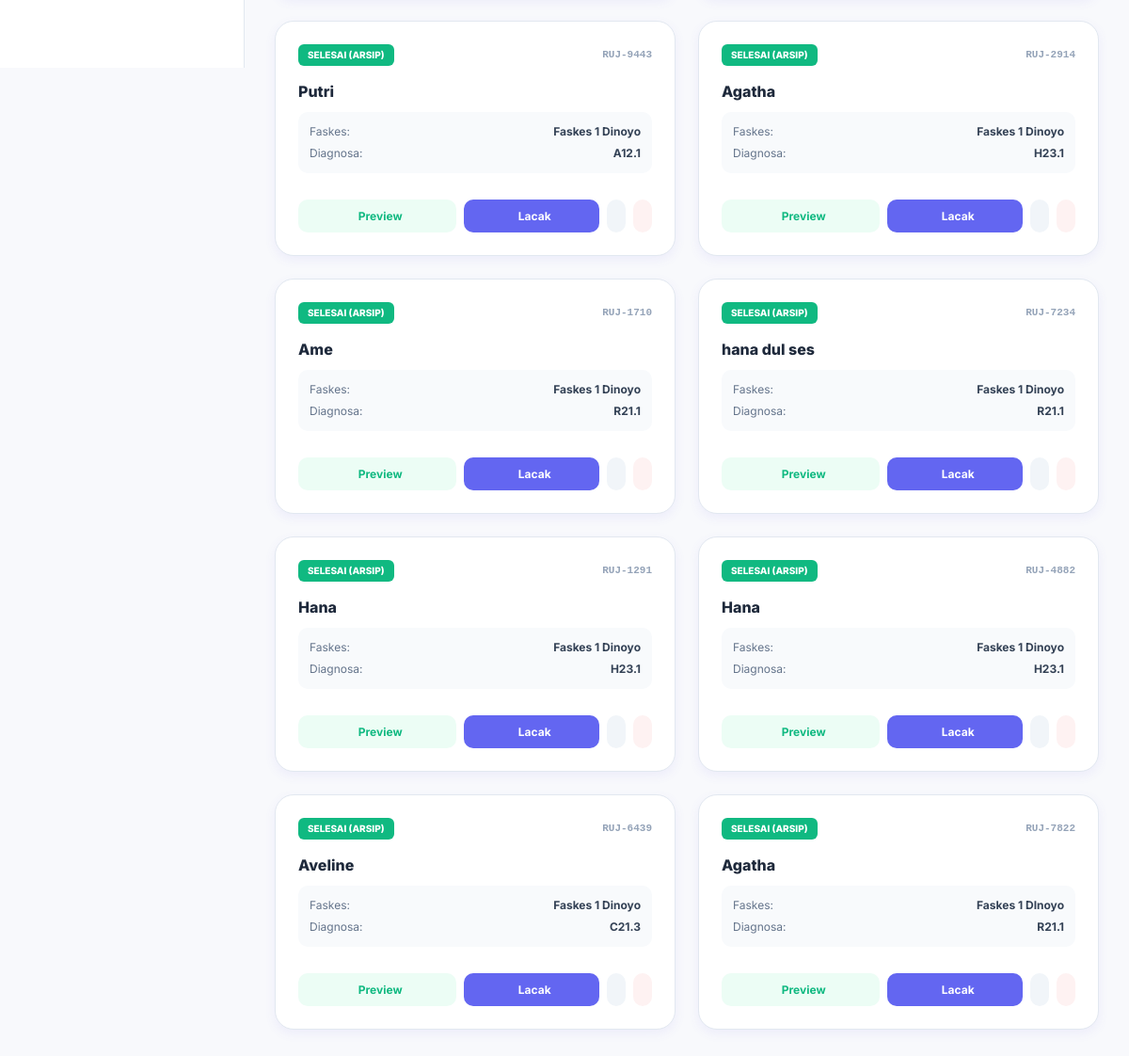
Before: /referral_explorer.php (lower part) with the older database file.
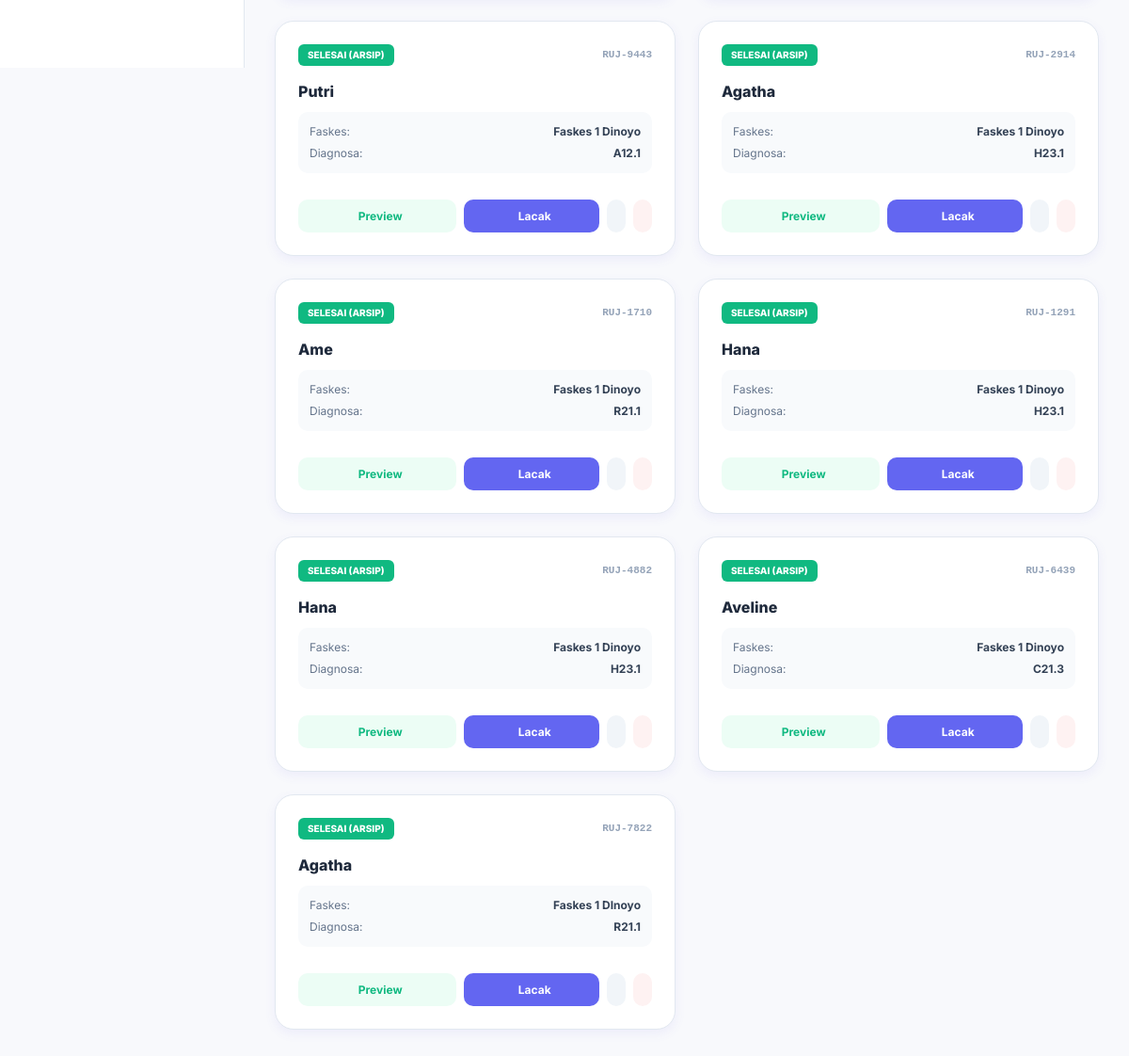
After: the same page with the newer database file.
### tables this page shows
CREATE TABLE referrals (
        id INTEGER PRIMARY KEY AUTOINCREMENT,
        referral_id TEXT UNIQUE NOT NULL,
        patient_name TEXT NOT NULL,
        patient_wa TEXT,
        faskes_wa TEXT,
        category TEXT,
        origin_faskes TEXT,
        insurance_type TEXT,
        card_number TEXT,
        diagnosis_initial TEXT,
        icd10 TEXT,
        therapy_initial TEXT,
        spec_diagnosis TEXT,
        follow_up_plan TEXT,
        letter_date TEXT,
        expiry_date TEXT,
        received_date TEXT,
        replied_at DATETIME,
        status_flow TEXT DEFAULT 'ENTRY',
        created_at DATETIME DEFAULT CURRENT_TIMESTAMP
    , faskes_kab_kota TEXT, faskes_tingkat TEXT, target_poli TEXT, target_kota TEXT, patient_status_peserta TEXT, medical_notes TEXT, doctor_name TEXT, birth_date TEXT, gender TEXT, is_deleted INTEGER DEFAULT 0, faskes_alamat TEXT, faskes_telp TEXT, faskes_email TEXT, nik TEXT, verified_by TEXT, final_destination TEXT);

### config.php (called while the page is built, shortened)
<?php
$db_file = __DIR__ . '/dms_hospital.sqlite';
try {
    $pdo = new PDO("sqlite:" . $db_file);
    $pdo->setAttribute(PDO::ATTR_ERRMODE, PDO::ERRMODE_EXCEPTION);
    $pdo->setAttribute(PDO::ATTR_DEFAULT_FETCH_MODE, PDO::FETCH_ASSOC);
    class SQLiteCompatibilityLayer {
        private $pdo;
        public function __construct($pdo) {
            $this->pdo = $pdo;
        }
        public function query($sql) {
            try {
                $stmt = $this->pdo->query($sql);
                return new SQLiteResultWrapper($stmt);
            } catch (PDOException $e) {
                die("Database Error: " . $e->getMessage() . " (SQL: $sql)");
            }
        }
    }
    class SQLiteResultWrapper {
        private $data = [];
        private $index = 0;
        public function __construct($stmt) {
            $this->stmt = $stmt;
            if ($stmt) {
                $all = $this->stmt->fetchAll();
                $this->num_rows = count($all);
                $this->data = $all;
                $this->index = 0;
            }
        }
        public function fetch_assoc() {
            if (isset($this->data[$this->index])) {
                return $this->data[$this->index++];
            }
            return null;
        }
        public function data_seek($n) {
            $this->index = $n;
        }
    }
    $conn = new SQLiteCompatibilityLayer($pdo);
} catch (PDOException $e) {
    die("Koneksi SQLite Gagal: " . $e->getMessage());
}

### referral_explorer.php (the view, shortened to what this page needs)
<?php
require_once 'config.php';
$sql_docs = "SELECT * FROM referrals WHERE is_deleted = 0 ORDER BY created_at DESC";
$result = $conn->query($sql_docs);
if ($result->num_rows > 0) {
    $result->data_seek(0);
}
?>
<!DOCTYPE html>
<html lang="id">
<head>
    <link rel="stylesheet" href="styles.css">
</head>
<body>
    <div class="app-container">
        <div class="main-layout">
            <aside class="sidebar">
                <div class="sidebar-content">
                </div>
            </aside>
            <main class="content-area">
                <div style="display: grid; grid-template-columns: repeat(auto-fill, minmax(320px, 1fr)); gap: 24px; margin-top: 32px;">
                    <?php if ($result->num_rows > 0): ?>
                        <?php while($row = $result->fetch_assoc()):
                            $status = $row['status_flow'];
                            $badge_color = ($status == 'REPLIED') ? '#10b981' : (($status == 'VERIFY') ? '#f59e0b' : '#6366f1');
                            $status_text = ($status == 'REPLIED') ? 'SELESAI (ARSIP)' : (($status == 'VERIFY') ? 'PENERIMAAN RUJUKAN AKHIR' : 'PROSES VERIFIKASI');
                        ?>
                            <div class="card" style="padding: 24px; border-radius: 20px; display: flex; flex-direction: column; justify-content: space-between; min-height: 250px;">
                                <div>
                                    <div style="display: flex; justify-content: space-between; align-items: center; margin-bottom: 15px;">
                                        <span style="font-size: 10px; font-weight: 800; color: white; background: <?= $badge_color ?>; padding: 4px 10px; border-radius: 6px;"><?= $status_text ?></span>
                                        <span style="font-size: 11px; color: #94a3b8; font-family: monospace; font-weight: 700;"><?= $row['referral_id'] ?></span>
                                    </div>
                                    <h3 style="font-weight: 800; font-size: 16px; margin-bottom: 4px; color: #1e293b;"><?= $row['patient_name'] ?></h3>
                                    <div style="background: #f8fafc; padding: 12px; border-radius: 10px; font-size: 12px; margin-bottom: 20px; margin-top: 10px;">
                                        <div style="display: flex; justify-content: space-between; margin-bottom: 5px;">
                                            <span style="color: #64748b;">Faskes:</span>
                                            <span style="font-weight: 700; color: #334155;"><?= $row['origin_faskes'] ?></span>
                                        </div>
                                        <div style="display: flex; justify-content: space-between;">
                                            <span style="color: #64748b;">Diagnosa:</span>
                                            <span style="font-weight: 700; color: #334155;"><?= $row['icd10'] ?></span>
                                        </div>
                                    </div>
                                </div>
                                <div style="display: flex; gap: 8px;">
                                    <button onclick="openPreviewModal('<?= $row['referral_id'] ?>')" style="flex: 1.2; padding: 10px; background: #ecfdf5; color: #10b981; border: none; border-radius: 10px; font-weight: 700; cursor: pointer; display: flex; align-items: center; justify-content: center; gap: 6px; font-size: 12px;" title="Pratinjau Surat Rujukan">
                                        <i class="ph ph-eye"></i> Preview
                                    </button>
                                    <button onclick="traceDocument('<?= $row['referral_id'] ?>', '<?= $row['patient_name'] ?>')" style="flex: 1; padding: 10px; background: #6366f1; color: white; border: none; border-radius: 10px; font-weight: 700; cursor: pointer; display: flex; align-items: center; justify-content: center; gap: 6px; font-size: 12px;">
                                        <i class="ph ph-magnifying-glass"></i> Lacak
                                    </button>
                                    <button onclick="openEditModal('<?= $row['referral_id'] ?>')" style="padding: 10px; background: #f1f5f9; color: #475569; border: none; border-radius: 10px; font-weight: 700; cursor: pointer; display: flex; align-items: center; justify-content: center;" title="Koreksi Data Rujukan">
                                    </button>
                                    <a href="referral_explorer.php?delete_id=<?= $row['referral_id'] ?>" onclick="return confirm('Apakah Anda yakin ingin membatalkan rujukan ini? Pembatalan akan dicatat ke dalam audit trail.')" style="padding: 10px; background: #fef2f2; color: #ef4444; border: none; border-radius: 10px; font-weight: 700; display: flex; align-items: center; justify-content: center; text-decoration: none;" title="Batalkan Rujukan">
                                    </a>
                                </div>
                            </div>
                        <?php endwhile; ?>
                    <?php else: ?>
                        <div style="grid-column: 1 / -1; text-align: center; padding: 60px; color: #cbd5e1; font-weight: 500;">Belum ada arsip rujukan terdaftar.</div>
                    <?php endif; ?>
                </div>
            </main>
        </div>
    </div>
</body>
</html>

### styles.css (style rules this page uses)
:root { --primary: #6C5CE7; --primary-hover: #5A4BDE; --secondary: #A29BFE; --secondary-light: #E0DDFF; --bg-color: #F8F9FC; --card-bg: #FFFFFF; --text-main: #2D3436; --text-muted: #636E72; --text-light: #B2BEC3; --border-color: #E2E8F0; --shadow-sm: 0 1px 2px rgba(0,0,0,0.05); --shadow-md: 0 4px 12px rgba(108, 92, 231, 0.08); --shadow-lg: 0 10px 25px rgba(108, 92, 231, 0.12); --radius: 12px; --sidebar-width: 260px; --navbar-height: 70px; --transition: all 0.3s cubic-bezier(0.25, 0.8, 0.25, 1); }
* { margin: 0; padding: 0; box-sizing: border-box; }
body { font-family: 'Inter', sans-serif; background-color: var(--bg-color); color: var(--text-main); line-height: 1.5; overflow-x: hidden; }
a { text-decoration: none; color: inherit; }
button { cursor: pointer; border: none; background: none; font-family: inherit; }
.app-container { display: flex; flex-direction: column; min-height: 100vh; }
.main-layout { display: flex; flex: 1; margin-top: var(--navbar-height); }
.sidebar { width: var(--sidebar-width); background-color: var(--card-bg); border-right: 1px solid var(--border-color); height: calc(100vh - var(--navbar-height)); position: fixed; top: var(--navbar-height); left: 0; transition: var(--transition); z-index: 40; }
.sidebar-content { padding: 24px; height: 100%; overflow-y: auto; }
.content-area { margin-left: var(--sidebar-width); padding: 32px; width: calc(100% - var(--sidebar-width)); transition: var(--transition); }
.card { background-color: var(--card-bg); border-radius: var(--radius); box-shadow: var(--shadow-md); border: 1px solid var(--border-color); padding: 24px; }

Changed rows visible on the page:
no longer on this page (row edited): referrals: status_flow "SELESAI (ARSIP)", referral "RUJ-7234", patient_name "hana dul ses", origin_faskes "Faskes 1 Dinoyo", icd10 "R21.1"
